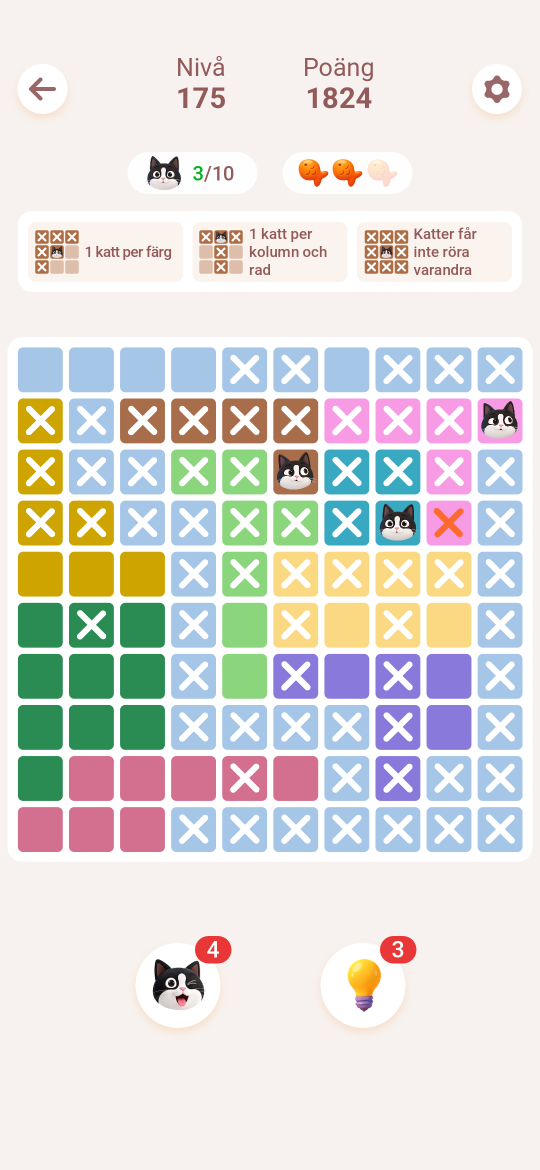
#> input picture tests/fixtures/meowdoku_sample_board.png, 1080 x 2340 px (shown at 1/2 size)
$ python -i grid_detect.py   (imports and definitions only)
#> lines starting #> are read from the running program, lines starting #| are printed output that depends on the picture; after the words box and inside, x2 and y2 are one past the last pixel; in counts of white or black regions, pixels touching at a corner belong together
"""Locate the 9x9 grid in an image and split it into 81 cell crops.

Two paths: if a strong 4-corner quad is found (a photo, or a screenshot with margins
around the board) we perspective-warp it to a square; otherwise we assume the image
is already the board and just resize it. Either way the output is a list of 81 BGR
cell images in row-major order.
"""

from __future__ import annotations

import cv2
import numpy as np

SIZE = 486  # warped board side (divisible by 9 -> 54px cells)
CELL = SIZE // 9


def decode_image(raw: bytes) -> np.ndarray:
    arr = np.frombuffer(raw, np.uint8)
    img = cv2.imdecode(arr, cv2.IMREAD_COLOR)
    if img is None:
        raise ValueError("not a decodable image")
    return img


def _order_points(pts: np.ndarray) -> np.ndarray:
    """Order 4 points as top-left, top-right, bottom-right, bottom-left."""
    s = pts.sum(axis=1)
    diff = np.diff(pts, axis=1).ravel()
    return np.array(
        [
            pts[np.argmin(s)],   # top-left  (smallest x+y)
            pts[np.argmin(diff)],  # top-right (smallest y-x)
            pts[np.argmax(s)],   # bottom-right
            pts[np.argmax(diff)],  # bottom-left
        ],
        dtype=np.float32,
    )


def find_grid_quad(gray: np.ndarray) -> np.ndarray | None:
    """Return the board's 4 corner points, or ``None`` if no convincing quad."""
    blur = cv2.GaussianBlur(gray, (5, 5), 0)
    thresh = cv2.adaptiveThreshold(
        blur, 255, cv2.ADAPTIVE_THRESH_MEAN_C, cv2.THRESH_BINARY_INV, 11, 2
    )
    thresh = cv2.dilate(thresh, np.ones((3, 3), np.uint8), iterations=1)
    contours, _ = cv2.findContours(thresh, cv2.RETR_EXTERNAL, cv2.CHAIN_APPROX_SIMPLE)
    img_area = gray.shape[0] * gray.shape[1]
    best, best_area = None, 0.0
    for cnt in contours:
        area = cv2.contourArea(cnt)
        if area < 0.20 * img_area:
            continue
        peri = cv2.arcLength(cnt, True)
        approx = cv2.approxPolyDP(cnt, 0.02 * peri, True)
        if len(approx) == 4 and area > best_area:
            best, best_area = approx.reshape(4, 2).astype(np.float32), area
    return best


def warp_board(img: np.ndarray, quad: np.ndarray) -> np.ndarray:
    dst = np.array(
        [[0, 0], [SIZE - 1, 0], [SIZE - 1, SIZE - 1], [0, SIZE - 1]], np.float32
    )
    M = cv2.getPerspectiveTransform(_order_points(quad), dst)
    return cv2.warpPerspective(img, M, (SIZE, SIZE))


def detect_and_split(img_bgr: np.ndarray) -> list[np.ndarray]:
    """Return 81 cell images (BGR), row-major."""
    gray = cv2.cvtColor(img_bgr, cv2.COLOR_BGR2GRAY)
    quad = find_grid_quad(gray)
    if quad is not None:
        board = warp_board(img_bgr, quad)
    else:
        board = cv2.resize(img_bgr, (SIZE, SIZE))
    cells = []
    for r in range(9):
        for c in range(9):
            y, x = r * CELL, c * CELL
            cells.append(board[y : y + CELL, x : x + CELL].copy())
    return cells

>>> import cv2
>>> picture = cv2.imread('../../tests/fixtures/meowdoku_sample_board.png')
#> picture is the input picture: shape (2340, 1080, 3); mean B, G, R 218.3, 222.2, 223.9
>>> result = detect_and_split(picture)
#> in detect_and_split, `gray = cv2.cvtColor(img_bgr, cv2.COLOR_BGR2GRAY)`:
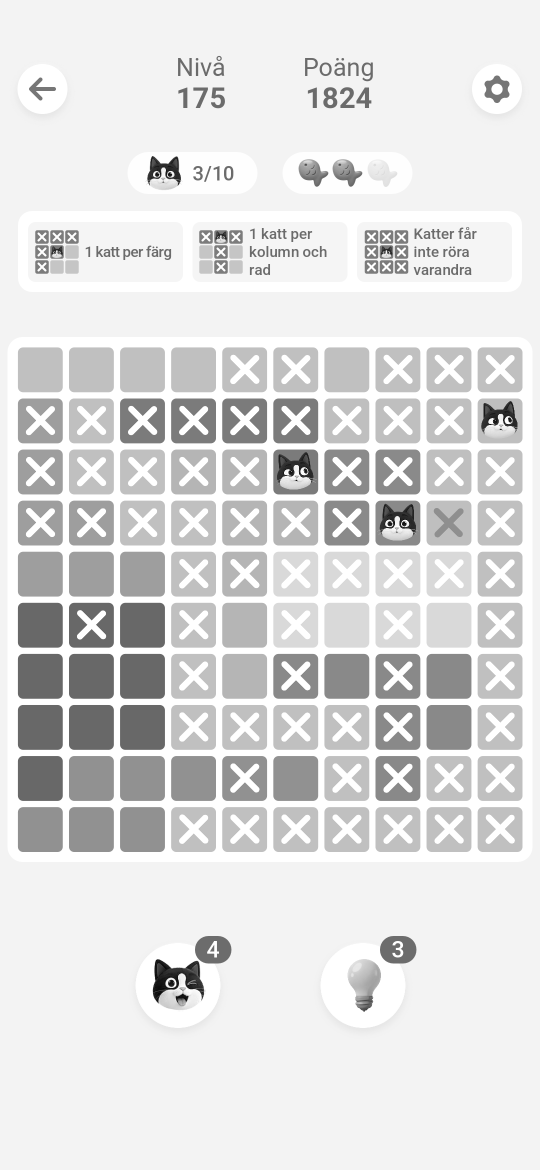
#> gray: shape (2340, 1080) (shown at 1/2 size); min 0, max 255, mean 222.2
#> in find_grid_quad, `thresh = cv2.adaptiveThreshold( blur, 255, cv2.ADAPTIVE_THRESH_MEAN_C,..`:
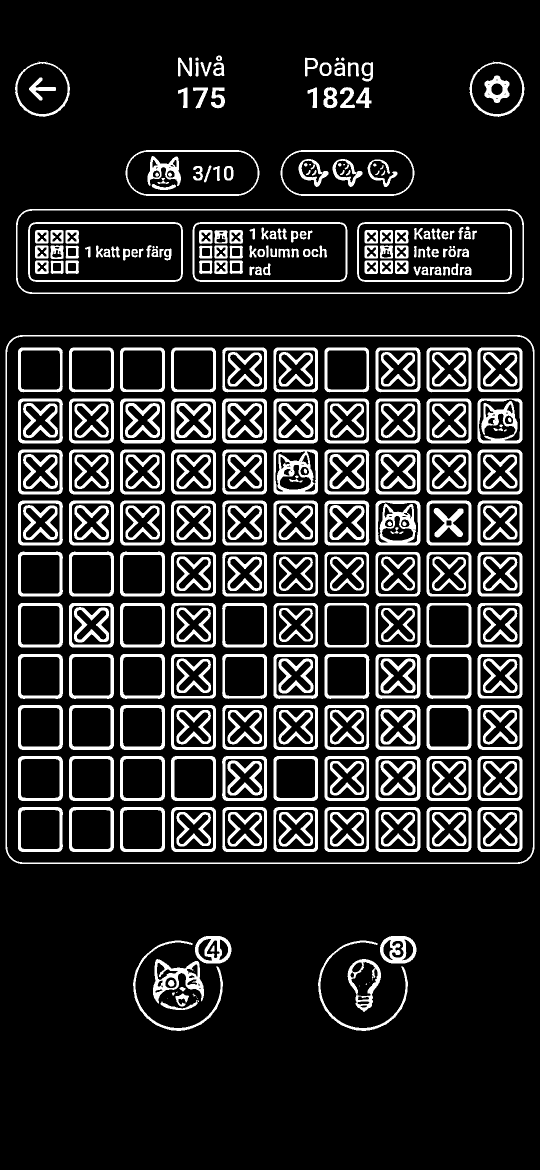
#> thresh: shape (2340, 1080) (shown at 1/2 size); 16.2% white; 343 white regions (18 under 20 px), largest, box (x1, y1, x2, y2) and area: (11, 670, 1069, 1728) 12560, (32, 418, 1048, 588) 6988, (751, 1001, 841, 1091) 4162
#> in find_grid_quad, `thresh = cv2.dilate(thresh, np.ones((3, 3), np.uint8), iterations=1)`:
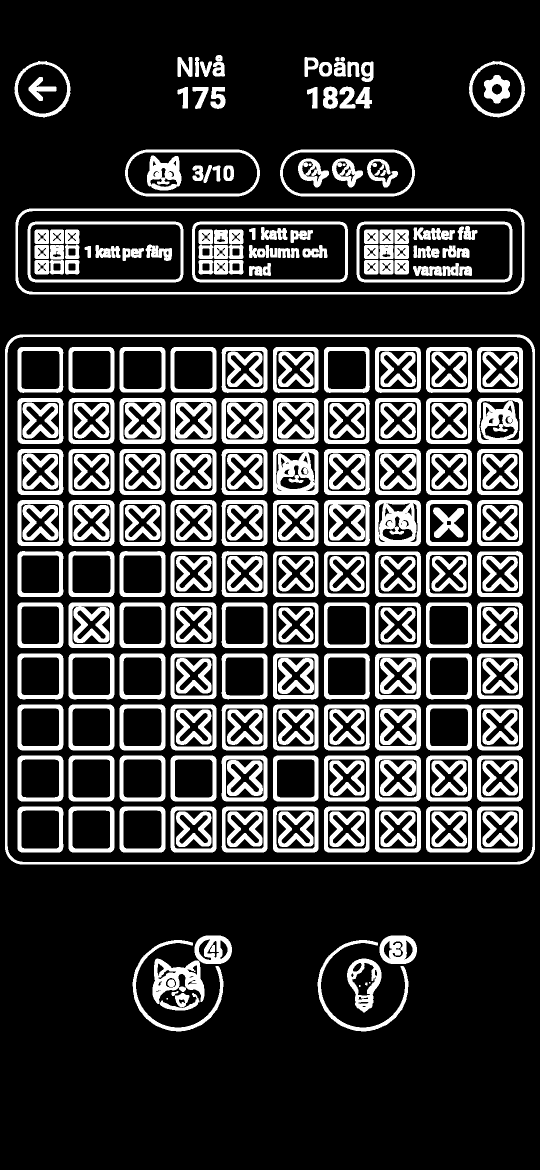
#> thresh: shape (2340, 1080) (shown at 1/2 size); 22.9% white; 271 white regions (3 under 20 px)
#> in find_grid_quad, `contours, _ = cv2.findContours(thresh, cv2.RETR_EXTERNAL, cv2.CHAIN_AP..`: contours = 35 contours, 1 with area under 20; largest, box (x1, y1, x2, y2) and area: (10, 669, 1070, 1729) 1120475, (31, 417, 1049, 589) 173033, (560, 299, 830, 393) 23167, (250, 299, 520, 393) 23167, (938, 122, 1050, 235) 9644
#> the loop in find_grid_quad, `for cnt in contours:` made 35 passes
#> (area, peri, best, best_area) on pass 11: (1120475, 4189.1, [[23, 676], [17, 1715], [1055, 1722], [1062, 682]], 1120475)
#> area on passes 2 to 7: 632.5, 524, 59.5, 4890, 5435.5, 3015
#> after the loop in find_grid_quad, `for cnt in contours:`: best_area = 1120475
#> in detect_and_split, `quad = find_grid_quad(gray)`: quad = [[23, 676], [17, 1715], [1055, 1722], [1062, 682]]
#> in warp_board, `dst = np.array( [[0, 0], [SIZE - 1, 0], [SIZE - 1, SIZE - 1], [0, SIZE..`: dst = [[0, 0], [485, 0], [485, 485], [0, 485]]
#> in _order_points, `s = pts.sum(axis=1)`: s = [699, 1732, 2777, 1744]
#> in _order_points, `diff = np.diff(pts, axis=1).ravel()`: diff = [653, 1698, 667, -380]
#> in warp_board, `M = cv2.getPerspectiveTransform(_order_points(quad), dst)`: M = [[0.467, 0.0027, -12.56], [-0.00269, 0.466, -315], [9.37e-07, -9.14e-07, 1]]
#> in warp_board, `return cv2.warpPerspective(img, M, (SIZE, SIZE))`:
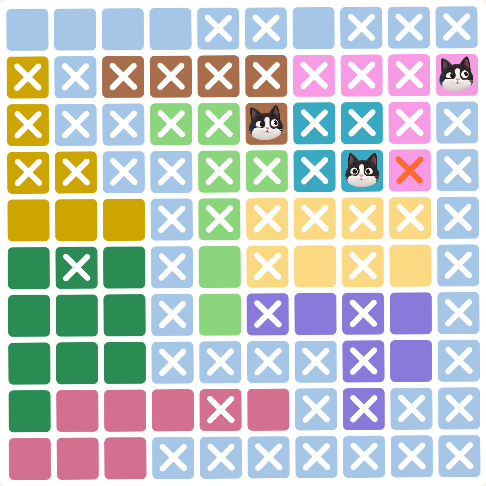
#> returned value: shape (486, 486, 3); mean of channels 0, 1, 2 197, 201, 195.8; drawn as B, G, R
#> after the loop in detect_and_split, `for r in range(9):`: cells = 81 items
#> result = 81 items

$ run again, on tests/fixtures/puzzle_page_killer_board2.png
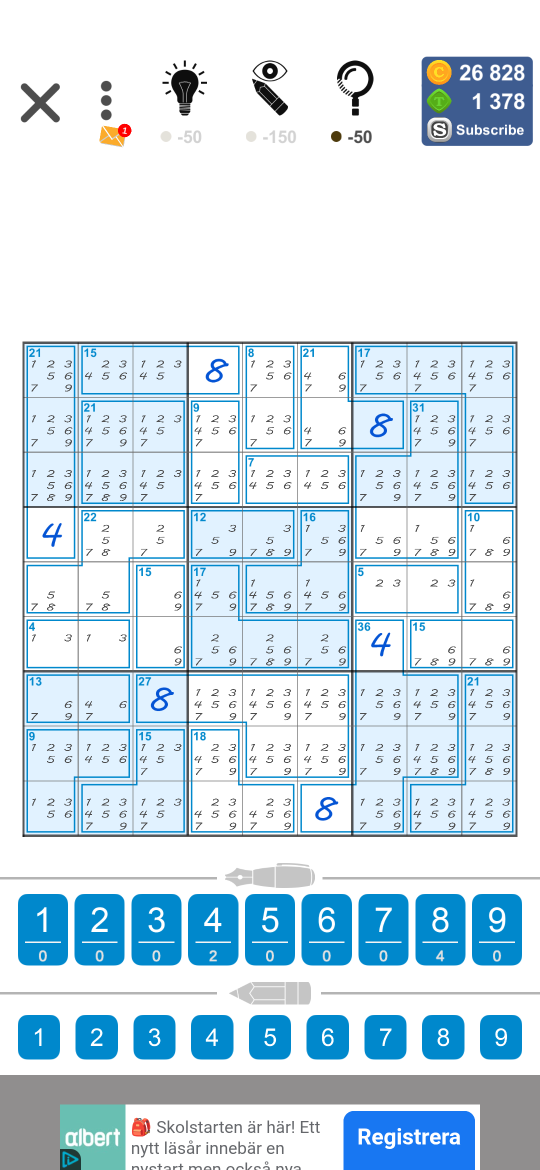
#> input picture tests/fixtures/puzzle_page_killer_board2.png, 1080 x 2340 px (shown at 1/2 size)
#> picture is the input picture: shape (2340, 1080, 3); mean B, G, R 235.5, 224.7, 206.6
#> in find_grid_quad, `thresh = cv2.dilate(thresh, np.ones((3, 3), np.uint8), iterations=1)`:
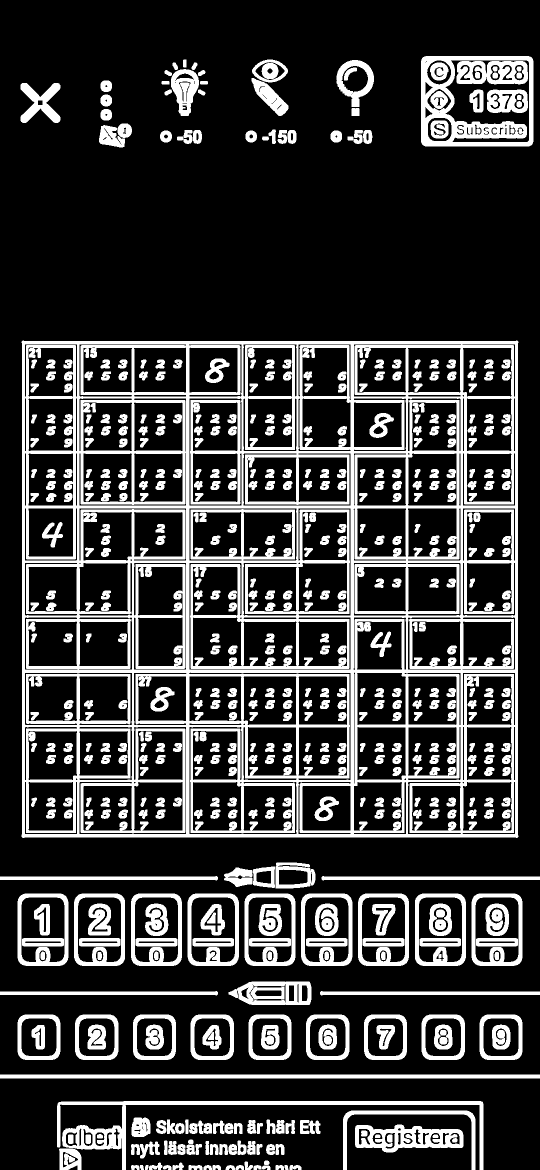
#> thresh: shape (2340, 1080) (shown at 1/2 size); 22.2% white; 581 white regions
#> contours = 112 contours; largest, box (x1, y1, x2, y2) and area: (43, 681, 1037, 1676) 983099, (842, 112, 1067, 293) 40219, (602, 1787, 705, 1932) 14378, (375, 1787, 478, 1932) 14378, (830, 1787, 932, 1932) 14265
#> the loop in find_grid_quad, `for cnt in contours:` made 112 passes
#> (area, peri, best, best_area) on pass 80: (983099, 3972.6, [[45, 681], [43, 1673], [1034, 1675], [1036, 683]], 983099)
#> after the loop in find_grid_quad, `for cnt in contours:`: best_area = 983099
#> quad = [[45, 681], [43, 1673], [1034, 1675], [1036, 683]]
#> dst = [[0, 0], [485, 0], [485, 485], [0, 485]]
#> s = [726, 1716, 2709, 1719]
#> diff = [636, 1630, 641, -353]
#> M = [[0.489, 0.000987, -22.7], [-0.000987, 0.489, -332.9], [1.18e-19, -4.04e-20, 1]]
#> in warp_board, `return cv2.warpPerspective(img, M, (SIZE, SIZE))`:
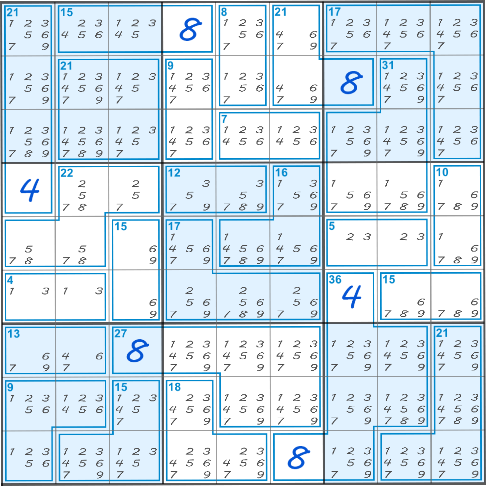
#> returned value: shape (486, 486, 3); mean of channels 0, 1, 2 237.1, 225.9, 208.5; drawn as B, G, R
#> after the loop in detect_and_split, `for r in range(9):`: cells = 81 items

$ run again, on tests/fixtures/puzzle_page_killer_board3.png
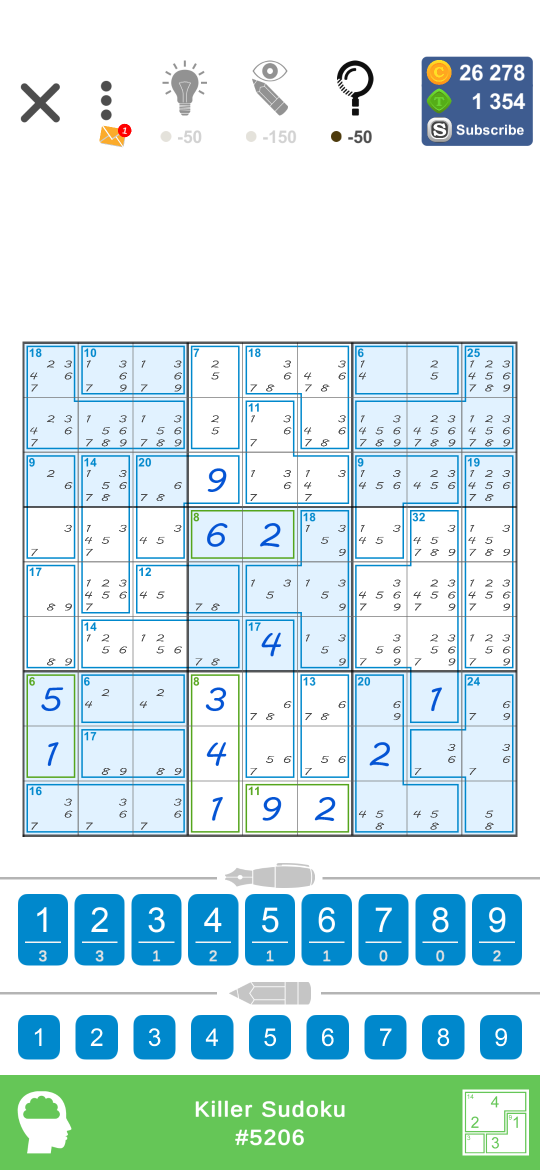
#> input picture tests/fixtures/puzzle_page_killer_board3.png, 1080 x 2340 px (shown at 1/2 size)
#> picture is the input picture: shape (2340, 1080, 3); mean B, G, R 229.4, 228, 204.4
#> in find_grid_quad, `thresh = cv2.dilate(thresh, np.ones((3, 3), np.uint8), iterations=1)`:
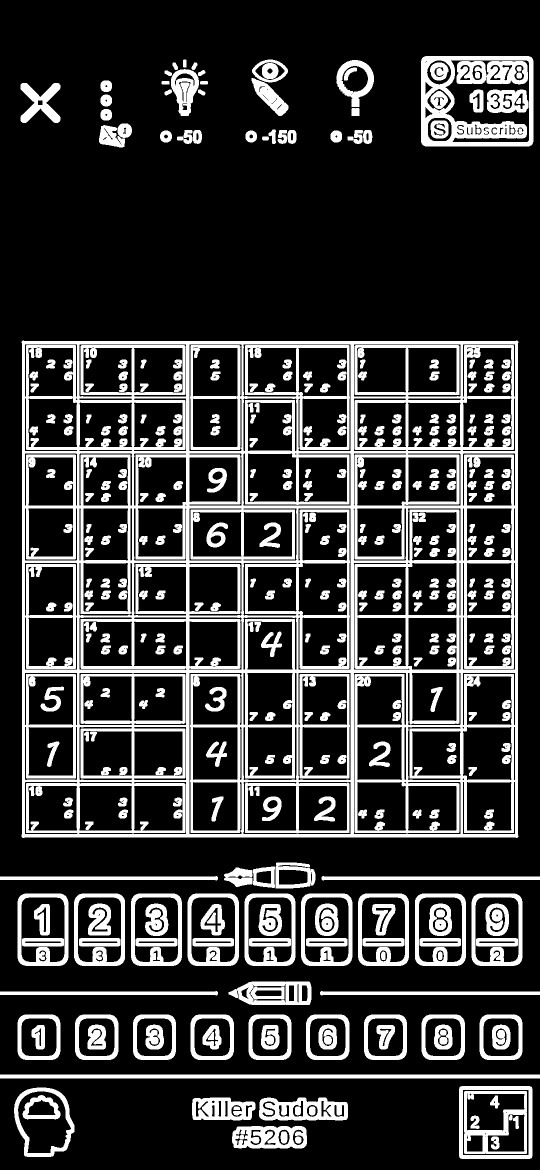
#> thresh: shape (2340, 1080) (shown at 1/2 size); 21% white; 387 white regions
#> contours = 65 contours; largest, box (x1, y1, x2, y2) and area: (43, 681, 1037, 1676) 983099, (842, 112, 1067, 293) 40219, (918, 2172, 1065, 2318) 21136, (602, 1787, 705, 1932) 14378, (375, 1787, 478, 1932) 14378
#> the loop in find_grid_quad, `for cnt in contours:` made 65 passes
#> (area, peri, best, best_area) on pass 33: (983099, 3972.6, [[45, 681], [43, 1673], [1034, 1675], [1036, 683]], 983099)
#> after the loop in find_grid_quad, `for cnt in contours:`: best_area = 983099
#> quad = [[45, 681], [43, 1673], [1034, 1675], [1036, 683]]
#> dst = [[0, 0], [485, 0], [485, 485], [0, 485]]
#> s = [726, 1716, 2709, 1719]
#> diff = [636, 1630, 641, -353]
#> M = [[0.489, 0.000987, -22.7], [-0.000987, 0.489, -332.9], [1.18e-19, -4.04e-20, 1]]
#> in warp_board, `return cv2.warpPerspective(img, M, (SIZE, SIZE))`:
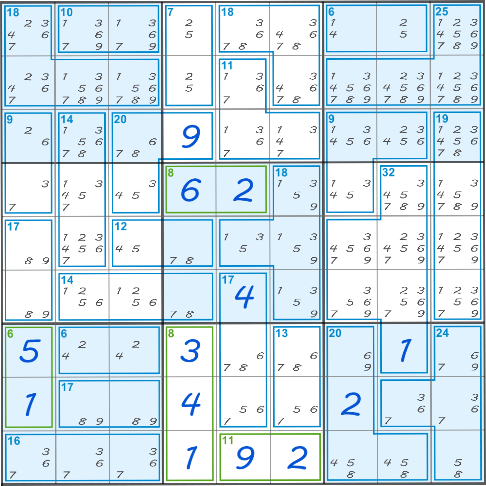
#> returned value: shape (486, 486, 3); mean of channels 0, 1, 2 237.2, 227, 209.2; drawn as B, G, R
#> after the loop in detect_and_split, `for r in range(9):`: cells = 81 items
